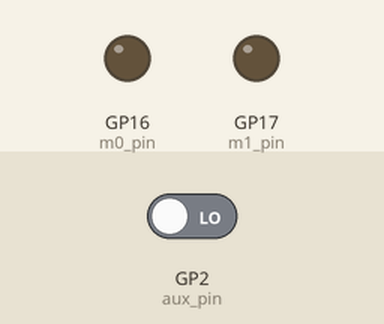
Bench run of a program on a simulated Raspberry Pi Pico running MicroPython. Shown: output pins drawn as LEDs (lit = HIGH). Inputs (shaded band) come from the test bench; at power-on: GP2 (aux_pin) LOW. Library files of the repository ran but are not shown: lora_e220.py, lora_e220_constants.py, lora_e220_operation_constant.py; what the program prints to the serial console is not drawn. At 2.1 s the program stops and its outputs stay as they are.

Above: at 0.1 s.
Timing chart, 0 to 1.6 s (numbered marks = the images above):
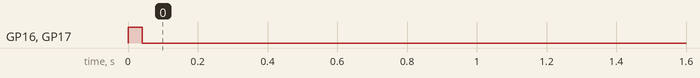

The program:

demo_E220_TX.py
```python
# Author: Renzo Mischianti
# Website: www.mischianti.org
#
# Description:
# This script demonstrates how to use the E220 LoRa module with MicroPython.
# Sending string to a specified address (receiver)
# ADDH = 0x00
# ADDL = 0x02
# CHAN = 23
#
# Note: This code was written and tested using MicroPython on an ESP32 board.
#       It works with other boards, but you may need to change the UART pins.

from machine import UART

from lora_e220 import LoRaE220, Configuration
from lora_e220_constants import FixedTransmission, RssiEnableByte
from lora_e220_operation_constant import ResponseStatusCode

# Initialize the LoRaE220 module
uart1 = UART(1, 9600)
lora = LoRaE220('400T22D', uart1, aux_pin=2, m0_pin=16, m1_pin=17)
code = lora.begin()
print("Initialization: {}", ResponseStatusCode.get_description(code))


# Send a string message (fixed)
message = 'Hello World!'
code = lora.send_fixed_message(0, 0x01, 23, message)
# The receiver must be configured with ADDH = 0x00, ADDL = 0x01, CHAN = 23
print("Send message: {}", ResponseStatusCode.get_description(code))
```
